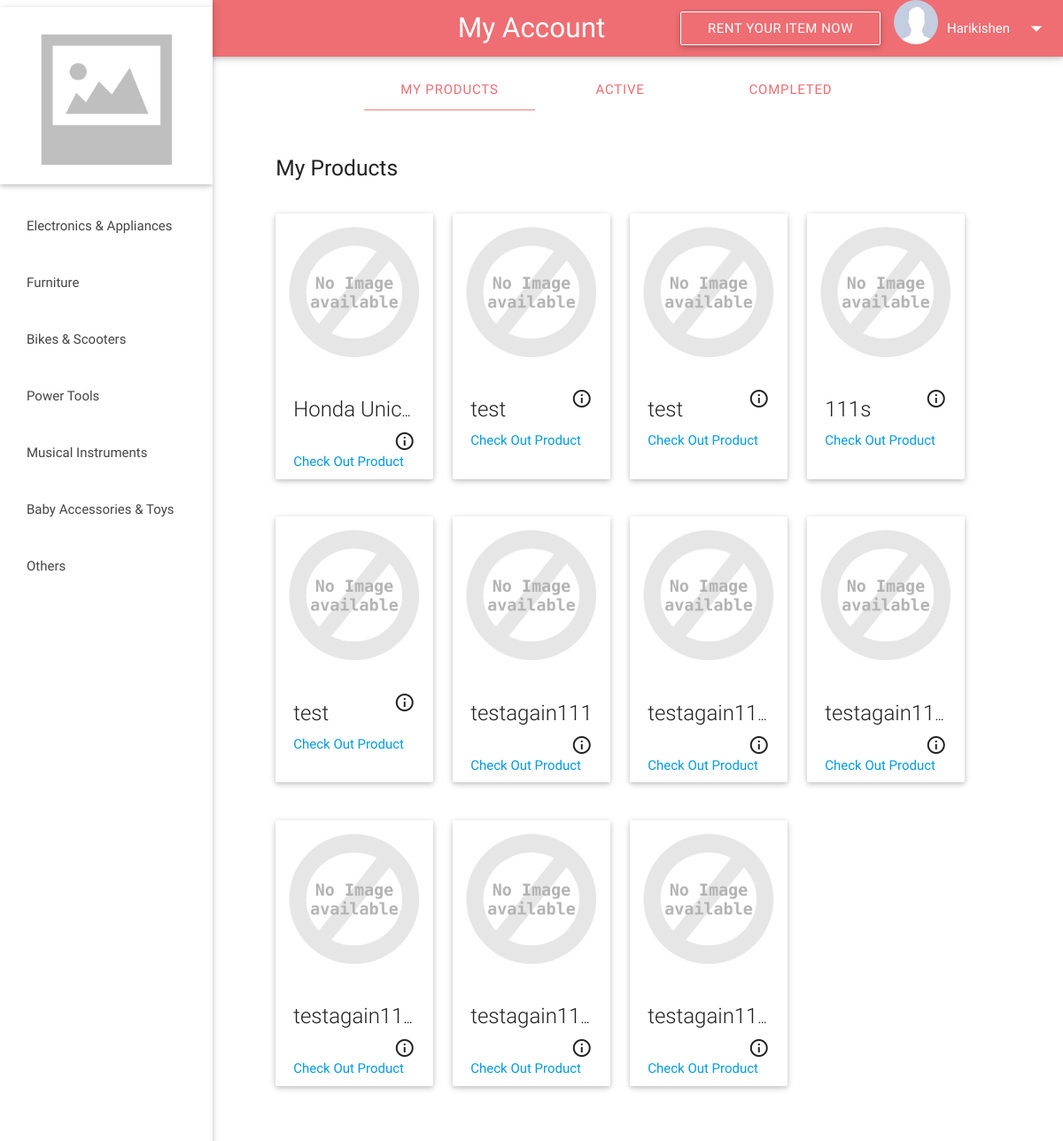
/myaccount.php (signed in), run on the app's committed database.
### tables this page shows
CREATE TABLE IF NOT EXISTS `Product` (
  `product_ID` int(5) unsigned zerofill NOT NULL AUTO_INCREMENT COMMENT 'P_id',
  `pname` varchar(1000) NOT NULL COMMENT 'Product Name',
  `category` varchar(1000) NOT NULL DEFAULT 'Other' COMMENT 'Product Category',
  `u_ID` bigint(250) DEFAULT NULL COMMENT 'Renter ID',
  `description` varchar(5000) DEFAULT NULL COMMENT 'Product Description',
  `alternate_address` varchar(3000) NOT NULL COMMENT 'alternate address',
  `availability` tinyint(1) NOT NULL DEFAULT '1' COMMENT 'avilable or not',
  `location` varchar(1000) NOT NULL COMMENT 'Product Location',
  `price_day` decimal(10,0) NOT NULL COMMENT 'Price/Day',
  `price_week` decimal(10,0) NOT NULL COMMENT 'Price/Week',
  `price_month` decimal(10,0) NOT NULL COMMENT 'Price/Month',
  `actual_price` decimal(10,0) NOT NULL COMMENT 'product price',
  `bond` tinyint(1) DEFAULT NULL COMMENT 'Bond Required or Not',
  `rating` float NOT NULL DEFAULT '-1' COMMENT 'Product Rating',
  PRIMARY KEY (`product_ID`)
);

### myaccount.php (the view, shortened to what this page needs)
  <?php
  require_once 'db.php';
  $pids = array();
  ?>
  <!DOCTYPE html>
  <html>
    <head>
      <link type="text/css" rel="stylesheet" href="css/materialize.min.css"  media="screen,projection"/>
      <link type="text/css" rel="stylesheet" href="css/materialize.css"  media="screen,projection"/>
    </head>
    <body>
  <header>
		  <ul id="slide-out" class="side-nav fixed col s2 ">
			  <ul>
				<div class="card no-margin">
					<div class="card-image" style="background:#FFF;height:200px;">
							<a href="index.php"><img src="images/sample-1.png" style="transform:scale(0.9,.9);"></a>
					</div>
				</div>
			  </ul>
			  <ul class="no-padding">
				  <li  class="bold"><a class="waves-effect waves-teal sidenava" href="/handminiproject/categorypage.php?cid=Electronics And Home Appliances">Electronics & Appliances</a></li>
				  <li  class="bold"><a class="waves-effect waves-teal sidenava" href="/handminiproject/categorypage.php?cid=Furniture">Furniture</a></li>
				  <li  class="bold"><a class="waves-effect waves-teal sidenava" href="/handminiproject/categorypage.php?cid=Bikes And Scooters">Bikes & Scooters</a></li>
				  <li  class="bold"><a class="waves-effect waves-teal sidenava" href="/handminiproject/categorypage.php?cid=Power Tools">Power Tools</a></li>
				  <li  class="bold"><a class="waves-effect waves-teal sidenava" href="/handminiproject/categorypage.php?cid=Musical Instruments">Musical Instruments</a></li>
				  <li  class="bold"><a class="waves-effect waves-teal sidenava" href="/handminiproject/categorypage.php?cid=Baby Accessories And Toys">Baby Accessories & Toys</a></li>
				  <li  class="bold"><a class="waves-effect waves-teal sidenava" href="/handminiproject/categorypage.php?cid=Others">Others</a></li>
			  </ul>
		  </ul>
	   <div class="">
	   <nav>
		<div class="nav-wrapper fixed">
      <a href="#" class="brand-logo center">My Account</a>
      <ul id="nav-mobile" class="right hide-on-med-and-down">
             <li><a class='btn nav-wrapper hide-on-med-and-down' style="background:transparent;border:1px solid white;" id="rent" href='addproduct.php' style="line-height: 30px;">Rent Your Item Now</a></li>
      <?php if (isset($_SESSION['loggedin']) && $_SESSION['loggedin']): ?>
        <?php $_SESSION['rerror']='';
 if(getimagesize('http://localhost/handminiproject/images/profile_pics/'.$_SESSION['uid'])!==false): ?><li><img style="height:50px;width:50px;"src=<?php echo "images/profile_pics/".$_SESSION['uid'];?> class="circle propic" onerror="this.src='images/logo.png';"><?php else:?><li><img style="height:50px;width:50px;"src="images/sample-1.jpg" class="circle propic"><?php  endif;?></li><li style="padding-left:10px;"><?php echo $_SESSION["name"];?></li></li><li><a href="#" data-activates="drop" class="dropdown-button  dropdown-button1 disableClick"><i class="material-icons ">arrow_drop_down</i></a></li>
	  <?php endif;?>
		</ul>
	</div>
	</div>
	</header>
		<div class="row ">
    <div class="col m6 offset-m4 ">
      <ul class="tabs hide-on-small-only">
        <li class="tab col s2"><a href="#my_products">My Products</a></li>
        <li class="tab col s2"><a href="#recent_products">Active</a></li>
        <li class="tab col s2"><a href="#pending_products">Completed</a></li>
      </ul>
    </div>
<?php  if ($_SESSION['loggedin']==FALSE) {
			header("Location: index.php");exit();
  		echo "<div class='row'>
		<div class='col m4 offset-m3'>
		<span>Please Log in to view your products. </span>
		</div>
	</div>";
  }else{
        $uid=$_SESSION['uid'];
	   	$sql = "SELECT product_ID,pname,price_day,price_week,price_month,description FROM Product WHERE u_ID=?";
		$stmt=$conn->prepare($sql);
		$stmt->bind_param('s',$uid);
		$stmt->execute();
		$pid='';
		$pname='';
		$price_day='';
		$price_week='';
		$price_month='';
		$description='';
		$stmt->bind_result($pid,$pname,$price_day,$price_week,$price_month,$description);
		$flag=-1;
		$num_rows=0;
		while ($stmt->fetch()) {
		$num_rows++;
		array_push($pids,$pid);
		if ($num_rows==1) {
			  	$flag++;
			  	echo "<div id='my_products' style='padding-top:100px;'><div class='row'>
		<div class='col m4 offset-m3'>
		<h5>My Products</h5>
		</div>
	</div>
	<div class='row'>";
		}
		if ($flag==0) {
			echo "<div class='row'>";
			echo "<div class='col m2 s10 offset-s1 offset-m3 offset-s1'>";
		}else{?>
			<div class='col m2 s10 offset-s1'>
		<?php } ?>
			 <div class='card small'>
				<div class='card-image waves-effect waves-block waves-light'>
					<?php if(getimagesize('http://localhost/handminiproject/images/products/1/'.$pid)!==false): ?><img class='activator' src=<?php echo'images/products/1/'.$pid;?> onerror=\"this.src='images/logo.png'\"><?php else:?><img src="images/logo.png"><?php endif;?>
			<?php	echo"</div>
				<div class='card-content'>
					<div  style='text-overflow:ellipsis;overflow:hidden;white-space:nowrap;'><span class='card-title activator grey-text text-darken-4'  >".$pname."<i class='material-icons right' >info_outline</i></span></div>
					<span><a href='product.php?pid=".$pid."'>Check Out Product</a></span>
				</div>
				<div class='card-reveal'>
					<i class='material-icons right'>close</i><span class='card-title grey-text text-darken-4'>".$pname."</span>
					<p>".$description."</p>
<div class='card-action'>
                    <a href='editprod.php?pid=".$pid."' class='btn-floating waves-effect waves-light' style='margin-right:15px;'><i class='material-icons'>mode_edit</i></a>
                    <button value='$pid' href='#' class='delete btn-floating waves-effect red waves-light'><i class='material-icons'>close</i></a>
                </div>				</div>
			</div>
        </div>";
		 $flag++;
		 if ($flag==4) {
		 	$flag=0;
		 	echo "</div>";
		 }
		}
    echo"</div></div></div>
    <div id='recent_products' style='padding-top:10px;'><div class='row'>
		<div class='col m4 s12 offset-m3'>
		<h5>Active Transactions</h5>
		</div>
	</div>
	<div class='row'>
		<div class='col m8 s12 offset-m3'>
		<h5>Rented-Out</h5>
<table class='highlight striped responsive-table'>
            <thead>
              <tr>
                  <th data-field='product name'>Product Name</th>
                  <th data-field='transaction id'>Transaction ID</th>
                  <th data-field='renter'>Rentee ID</th>
                  <th data-field='date'>Date</th>
                  <th data-field='Status'>Status</th>
                  <th data-field='approval'>Approval</th>
                  <th data-field='req'>Request</th>
              </tr>
            </thead>
            <tbody>";
            echo"</tbody>
          </table>";
          		echo"</div>
	</div></div>
	<div id='pending_products' style='padding-top:10px;'><div class='row' >
		<div class='col m4 s12 offset-m3'>
		<h5>Completed Transactions</h5>
		</div>
	</div>
	<div class='row'>
		<div class='col m8 s12 offset-m3'>
		<h5>Rented-Out</h5>
<table class='highlight striped responsive-table'>
            <thead>
              <tr>
                  <th data-field='product name'>Product Name</th>
                  <th data-field='transaction id'>Transaction ID</th>
                  <th data-field='renter'>Rentee ID</th>
                  <th data-field='date'>Date</th>
                  <th data-field='Review'>Complaint</th>
              </tr>
            </thead>
            <tbody>";
           echo "</tbody>
          </table>";
		echo"</div>
	</div></div>";
	}?>
    </body>
  </html>

### data on the page
product: shows "My Products", pname "Honda Unic…"
product: pname "test"
product: pname "test"
product: pname "111s"
product: pname "test"
product: pname "testagain111"
product: pname "testagain11…"
product: pname "testagain11…"
product: pname "testagain11…"
product: pname "testagain11…"
product: pname "testagain11…"

### other printed values
$_SESSION["name"] "Harikishen"
